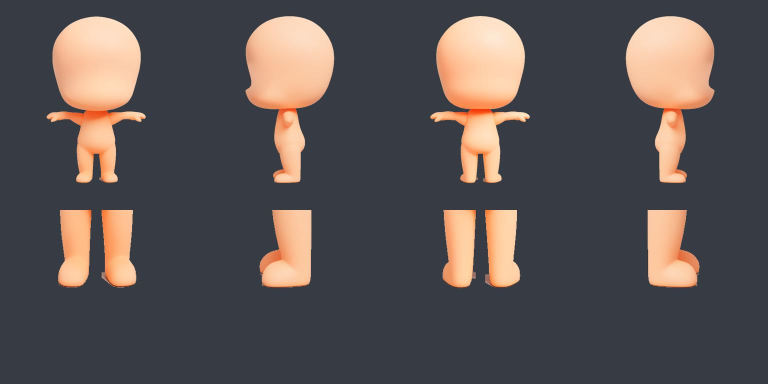
#> input picture milestones/actor_regen_20260909/inputs/review.jpg, 1536 x 768 px (shown at 1/2 size)
$ python normalize_turnaround_panel_geometry.py ../../milestones/actor_regen_20260909/inputs/review.jpg --reference ../../milestones/actor_regen_20260909/inputs/back.png --output out.png
#> lines starting #> are read from the running program, lines starting #| are printed output that depends on the picture
### tools/model_test/analyze_turnaround_sheet.py
#!/usr/bin/env python3
"""Measure basic consistency gates for a three-panel character turnaround."""

from __future__ import annotations

import argparse
import json
from itertools import combinations
from pathlib import Path

import cv2
import numpy as np


def central_component(mask: np.ndarray) -> np.ndarray:
    height, width = mask.shape
    border = max(4, min(height, width) // 64)
    mask[:border] = 0
    mask[:, :border] = 0
    mask[:, -border:] = 0
    kernel = np.ones((5, 5), np.uint8)
    mask = cv2.morphologyEx(mask, cv2.MORPH_CLOSE, kernel, iterations=2)

    count, labels, stats, _ = cv2.connectedComponentsWithStats(mask, 8)
    if count <= 1:
        return mask
    center_x = width / 2
    candidates: list[tuple[float, int]] = []
    for label in range(1, count):
        x, y, w, h, area = stats[label]
        if area < height * width * 0.002:
            continue
        component_center = x + w / 2
        score = area / (1 + abs(component_center - center_x) / width)
        candidates.append((score, label))
    if not candidates:
        return mask
    selected = max(candidates)[1]
    return (labels == selected).astype(np.uint8) * 255


def foreground_mask(panel: np.ndarray) -> np.ndarray:
    height, width = panel.shape[:2]
    border = max(4, min(height, width) // 64)
    samples = np.concatenate(
        [
            panel[:border].reshape(-1, 3),
            panel[:, :border].reshape(-1, 3),
            panel[:, -border:].reshape(-1, 3),
        ]
    )
    background = np.median(samples, axis=0).astype(np.uint8)
    lab = cv2.cvtColor(panel, cv2.COLOR_BGR2LAB).astype(np.float32)
    bg_lab = cv2.cvtColor(background.reshape(1, 1, 3), cv2.COLOR_BGR2LAB).astype(
        np.float32
    )[0, 0]
    distance = np.linalg.norm(lab - bg_lab, axis=2)
    high_confidence = central_component(
        (distance > 18).astype(np.uint8) * 255
    )
    high_points = cv2.findNonZero(high_confidence)
    if high_points is not None:
        _, _, _, high_height = cv2.boundingRect(high_points)
        if high_height / height >= 0.78:
            return high_confidence

    side_width = max(border, width // 12)
    row_background = np.median(
        np.concatenate([lab[:, :side_width], lab[:, -side_width:]], axis=1),
        axis=1,
    )
    row_distance = np.linalg.norm(lab - row_background[:, None, :], axis=2)
    low_confidence = central_component(
        (row_distance > 4).astype(np.uint8) * 255
    )
    low_points = cv2.findNonZero(low_confidence)
    if low_points is None:
        return high_confidence
    _, _, _, low_height = cv2.boundingRect(low_points)
    if high_points is None or low_height >= high_height * 1.1:
        return low_confidence
    return high_confidence


# [145 lines left out: functions histogram, normalized_front_width_profile, infer_reference_panel_count, analyze_turnaround, main, not called in this run]


# [2 lines that do not run on import are left out]

### tools/model_test/normalize_turnaround_panel_centers.py
#!/usr/bin/env python3
"""Align turnaround panel foreground centers to a reference without deformation."""

from __future__ import annotations

import argparse
import json
from pathlib import Path

import cv2
import numpy as np

from analyze_turnaround_sheet import foreground_mask


# [6 lines left out: function foreground_center_x, not called in this run]


def background_color(panel: np.ndarray) -> tuple[int, int, int]:
    border = max(2, min(panel.shape[:2]) // 100)
    samples = np.concatenate(
        (
            panel[:border].reshape(-1, 3),
            panel[-border:].reshape(-1, 3),
            panel[:, :border].reshape(-1, 3),
            panel[:, -border:].reshape(-1, 3),
        ),
        axis=0,
    )
    median = np.median(samples, axis=0).round().astype(np.uint8)
    return tuple(int(value) for value in median)


# [78 lines left out: functions normalize_centers, main, not called in this run]


# [2 lines that do not run on import are left out]

### tools/model_test/normalize_turnaround_panel_geometry.py
#!/usr/bin/env python3
"""Isotropically align turnaround panels to a reference canvas and placement."""

from __future__ import annotations

import argparse
import json
from pathlib import Path

import cv2
import numpy as np

from analyze_turnaround_sheet import foreground_mask
from normalize_turnaround_panel_centers import background_color


INTERPOLATIONS = {
    "nearest": cv2.INTER_NEAREST,
    "linear": cv2.INTER_LINEAR,
    "area": cv2.INTER_AREA,
    "cubic": cv2.INTER_CUBIC,
    "lanczos4": cv2.INTER_LANCZOS4,
}


def foreground_box(panel: np.ndarray) -> tuple[int, int, int, int]:
    points = cv2.findNonZero(foreground_mask(panel))
    if points is None:
        raise RuntimeError("No foreground detected in turnaround panel")
    return tuple(int(value) for value in cv2.boundingRect(points))


def normalize_geometry(
    image_path: Path,
    reference_path: Path,
    output_path: Path,
    panel_count: int,
    interpolation: str = "cubic",
) -> dict:
#> called with panel_count = 3, interpolation = 'cubic'
    image = cv2.imread(str(image_path), cv2.IMREAD_COLOR)
#> image is the input picture: shape (768, 1536, 3); mean B, G, R 82.5, 82.3, 89.2
    reference = cv2.imread(str(reference_path), cv2.IMREAD_COLOR)
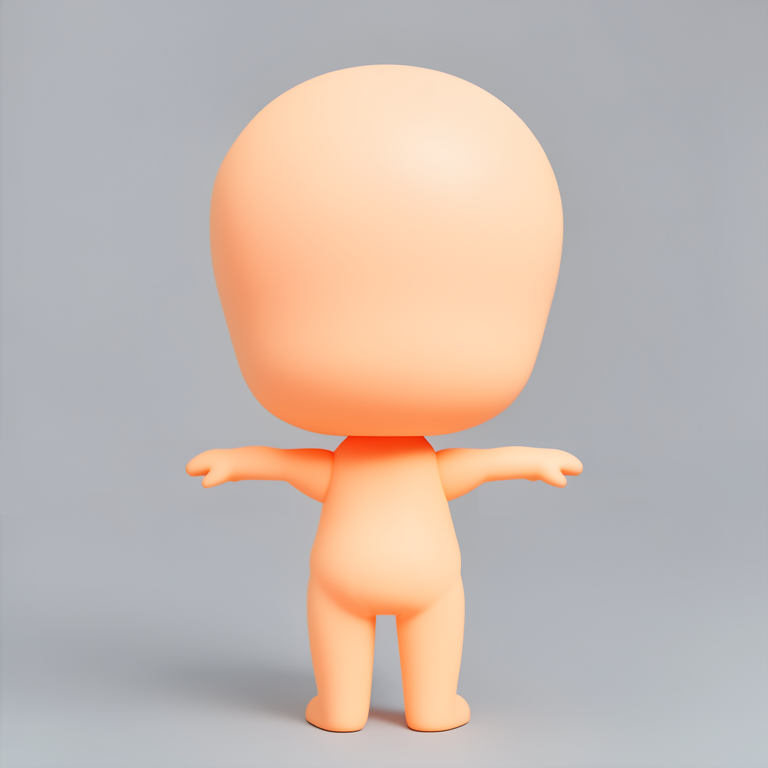
#> input picture milestones/actor_regen_20260909/inputs/back.png, 768 x 768 px
#> reference is the input picture: shape (768, 768, 3); mean B, G, R 176.9, 183.9, 197
    if image is None:
        raise FileNotFoundError(image_path)
    if reference is None:
        raise FileNotFoundError(reference_path)
    if interpolation not in INTERPOLATIONS:
        raise ValueError(f"Unsupported interpolation: {interpolation}")

    output_height, output_width = reference.shape[:2]
#> output_height = 768; output_width = 768
    source_edges = np.linspace(0, image.shape[1], panel_count + 1, dtype=int)
#> source_edges = [0, 512, 1024, 1536]
    reference_edges = np.linspace(0, output_width, panel_count + 1, dtype=int)
#> reference_edges = [0, 256, 512, 768]
    output = np.empty_like(reference)
    panels: list[dict] = []

    for index in range(panel_count):
        source_left, source_right = int(source_edges[index]), int(source_edges[index + 1])
        target_left, target_right = (
            int(reference_edges[index]),
            int(reference_edges[index + 1]),
        )
        panel = image[:, source_left:source_right]
        reference_panel = reference[:, target_left:target_right]
        x, y, width, height = foreground_box(panel)
        ref_x, ref_y, ref_width, ref_height = foreground_box(reference_panel)
        scale = ref_height / height
        source_center_x = x + width / 2
        source_ground_y = y + height
        reference_center_x = ref_x + ref_width / 2
        reference_ground_y = ref_y + ref_height
        transform = np.array(
            [
                [scale, 0.0, reference_center_x - scale * source_center_x],
                [0.0, scale, reference_ground_y - scale * source_ground_y],
            ],
            dtype=np.float32,
        )
        output[:, target_left:target_right] = cv2.warpAffine(
            panel,
            transform,
            (target_right - target_left, output_height),
            flags=INTERPOLATIONS[interpolation],
            borderMode=cv2.BORDER_CONSTANT,
            borderValue=background_color(panel),
        )
        panels.append(
            {
                "panel": index + 1,
                "uniform_scale": round(scale, 8),
                "source_foreground_bbox": [x, y, width, height],
                "reference_foreground_bbox": [ref_x, ref_y, ref_width, ref_height],
                "target_center_x": round(reference_center_x, 3),
                "target_ground_y": reference_ground_y,
            }
        )
#> this loop made 3 passes
#> x on passes 1, 3: 91, 227
#> x on pass 2: 347
#> pass 1, in normalize_geometry, `reference_panel = reference[:, target_left:target_right]`:
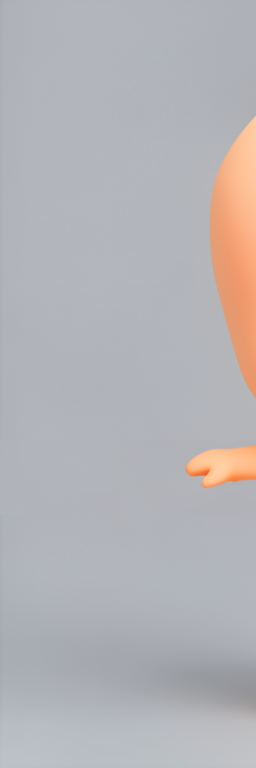
#> reference_panel: shape (768, 256, 3); mean B, G, R 181.8, 178.9, 180.2
#> pass 1, in foreground_mask, `lab = cv2.cvtColor(panel, cv2.COLOR_BGR2LAB).astype(np.float32)`:
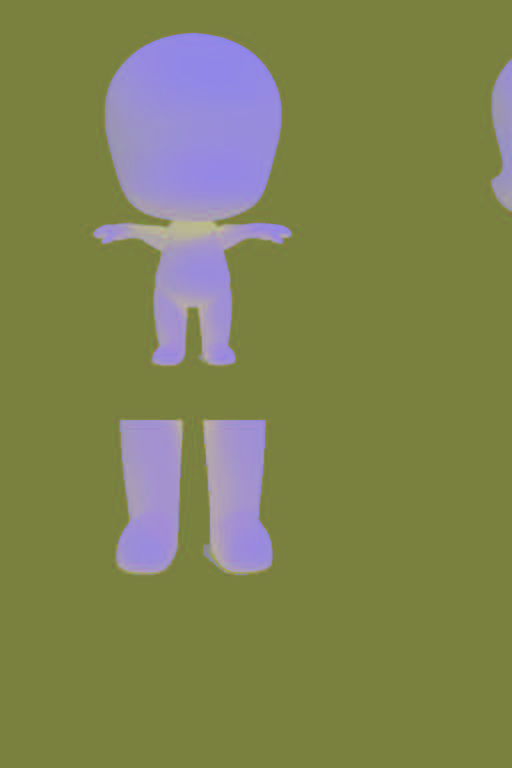
#> lab: shape (768, 512, 3) float32; mean B, G, R 84.8, 130.8, 126.8
#> pass 1, in foreground_mask, `distance = np.linalg.norm(lab - bg_lab, axis=2)`:
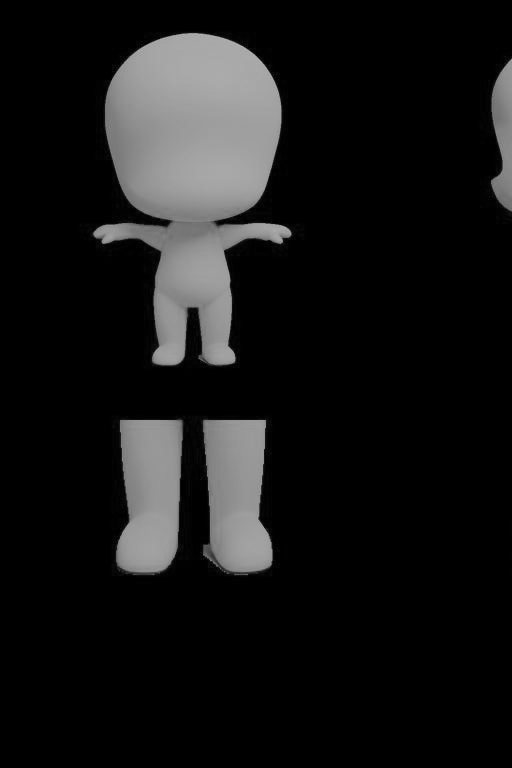
#> distance: shape (768, 512) float32; min 0, max 185.5, mean 22.5
#> after the loop:
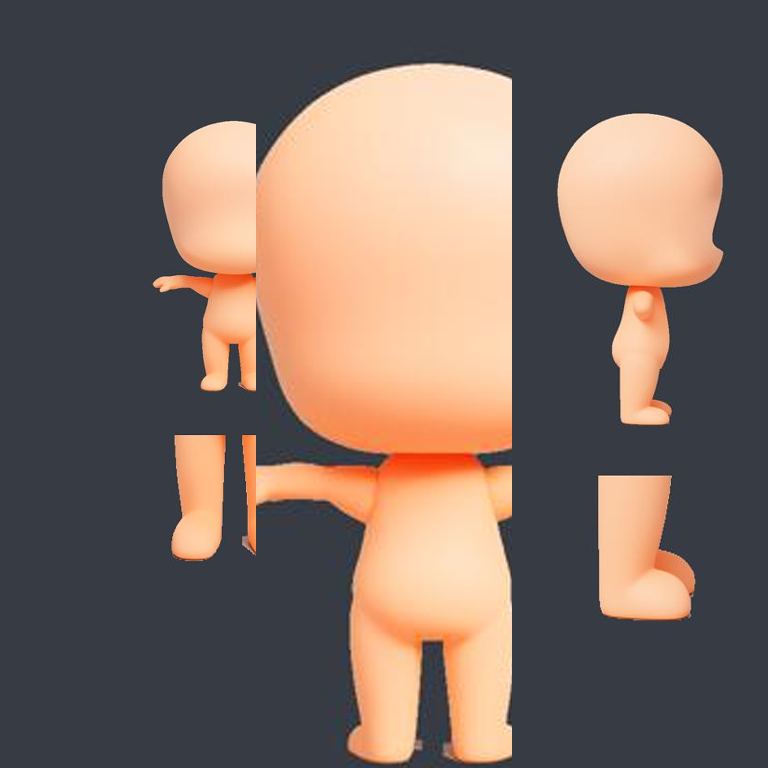
#> output: shape (768, 768, 3); mean B, G, R 96.3, 104.7, 122.4
#> after the loop:
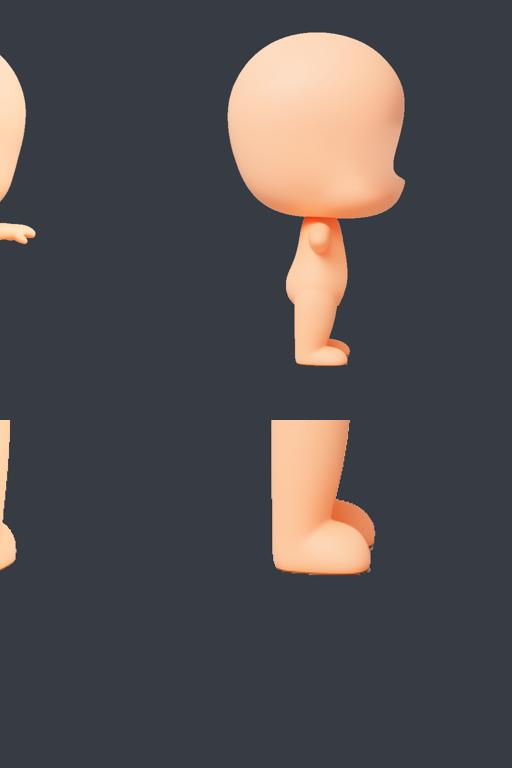
#> panel: shape (768, 512, 3); mean B, G, R 79.4, 76.6, 80.4
#> after the loop:
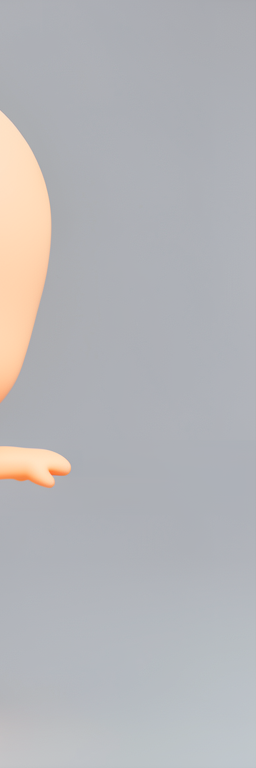
#> reference_panel: shape (768, 256, 3); mean B, G, R 184.1, 181.2, 181.1
#> after the loop, panels = 3 items

    output_path.parent.mkdir(parents=True, exist_ok=True)
    if not cv2.imwrite(str(output_path), output):
        raise RuntimeError(f"Failed to write {output_path}")
    return {
        "schema": "assetsstudio_turnaround_panel_geometry_normalization_v1",
        "input": str(image_path.resolve()),
        "reference": str(reference_path.resolve()),
        "output": str(output_path.resolve()),
        "output_size": [output_width, output_height],
        "panel_count": panel_count,
        "operation": "per-panel uniform scale plus x/y translation only; no deformation",
        "interpolation": interpolation,
        "panels": panels,
    }


def main() -> int:
    parser = argparse.ArgumentParser()
    parser.add_argument("image", type=Path)
    parser.add_argument("--reference", type=Path, required=True)
    parser.add_argument("--output", type=Path, required=True)
    parser.add_argument("--report", type=Path)
    parser.add_argument("--panels", type=int, default=3)
    parser.add_argument(
        "--interpolation",
        choices=sorted(INTERPOLATIONS),
        default="cubic",
    )
    args = parser.parse_args()
    report = normalize_geometry(
        args.image,
        args.reference,
        args.output,
        args.panels,
        args.interpolation,
    )
#> report = 9 items
    encoded = json.dumps(report, ensure_ascii=False, indent=2)
    if args.report:
        args.report.parent.mkdir(parents=True, exist_ok=True)
        args.report.write_text(encoded + "\n", encoding="utf-8")
    print(encoded)
#| {
#|   "schema": "assetsstudio_turnaround_panel_geometry_normalization_v1",
#|   "input": "milestones/actor_regen_20260909/inputs/review.jpg",
#|   "reference": "milestones/actor_regen_20260909/inputs/back.png",
#|   "output": "tools/model_test/out.png",
#|   "output_size": [
#|     768,
#|     768
#|   ],
#|   "panel_count": 3,
#|   "operation": "per-panel uniform scale plus x/y translation only; no deformation",
#|   "interpolation": "cubic",
#> (further printed lines are left out)
    return 0


if __name__ == "__main__":
    raise SystemExit(main())
#> (the program exits here)
